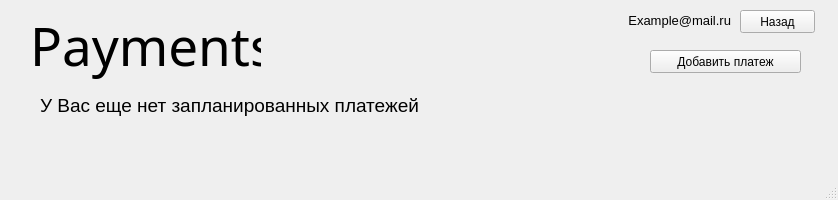
<?xml version="1.0" encoding="UTF-8"?>
<ui version="4.0">
 <class>PaymentsWindow</class>
 <widget class="QMainWindow" name="PaymentsWindow">
  <property name="geometry">
   <rect>
    <x>0</x>
    <y>0</y>
    <width>838</width>
    <height>200</height>
   </rect>
  </property>
  <property name="windowTitle">
   <string>MainWindow</string>
  </property>
  <widget class="QWidget" name="centralwidget">
   <widget class="QLabel" name="Label_Mail">
    <property name="geometry">
     <rect>
      <x>510</x>
      <y>10</y>
      <width>221</width>
      <height>20</height>
     </rect>
    </property>
    <property name="font">
     <font>
      <pointsize>10</pointsize>
     </font>
    </property>
    <property name="text">
     <string>Example@mail.ru</string>
    </property>
    <property name="alignment">
     <set>Qt::AlignRight|Qt::AlignTrailing|Qt::AlignVCenter</set>
    </property>
   </widget>
   <widget class="QLabel" name="NullPayments_label">
    <property name="geometry">
     <rect>
      <x>40</x>
      <y>90</y>
      <width>771</width>
      <height>31</height>
     </rect>
    </property>
    <property name="font">
     <font>
      <pointsize>14</pointsize>
     </font>
    </property>
    <property name="text">
     <string>У Вас еще нет запланированных платежей</string>
    </property>
   </widget>
   <widget class="QPushButton" name="AddPayments_button">
    <property name="geometry">
     <rect>
      <x>650</x>
      <y>50</y>
      <width>151</width>
      <height>23</height>
     </rect>
    </property>
    <property name="text">
     <string>Добавить платеж</string>
    </property>
   </widget>
   <widget class="QLabel" name="Name_Window_PaymentsWindow">
    <property name="enabled">
     <bool>true</bool>
    </property>
    <property name="geometry">
     <rect>
      <x>30</x>
      <y>10</y>
      <width>231</width>
      <height>70</height>
     </rect>
    </property>
    <property name="font">
     <font>
      <family>Imprint MT Shadow</family>
      <pointsize>40</pointsize>
     </font>
    </property>
    <property name="text">
     <string>Payments</string>
    </property>
    <property name="alignment">
     <set>Qt::AlignLeading|Qt::AlignLeft|Qt::AlignVCenter</set>
    </property>
   </widget>
   <widget class="QPushButton" name="Back_button">
    <property name="geometry">
     <rect>
      <x>740</x>
      <y>10</y>
      <width>75</width>
      <height>23</height>
     </rect>
    </property>
    <property name="text">
     <string>Назад</string>
    </property>
   </widget>
  </widget>
  <widget class="QMenuBar" name="menubar">
   <property name="geometry">
    <rect>
     <x>0</x>
     <y>0</y>
     <width>838</width>
     <height>21</height>
    </rect>
   </property>
  </widget>
  <widget class="QStatusBar" name="statusbar"/>
 </widget>
 <resources/>
 <connections/>
</ui>
